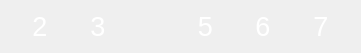
        <widget class="QWidget" name="layoutWidget_6">
         <property name="geometry">
          <rect>
           <x>122</x>
           <y>14</y>
           <width>361</width>
           <height>39</height>
          </rect>
         </property>
         <layout class="QHBoxLayout" name="blackNoteLegend2">
          <property name="spacing">
           <number>0</number>
          </property>
          <property name="sizeConstraint">
           <enum>QLayout::SetDefaultConstraint</enum>
          </property>
          <item>
           <widget class="QLabel" name="cSharpLegend2">
            <property name="font">
             <font>
              <family>Segoe UI</family>
              <pointsize>20</pointsize>
             </font>
            </property>
            <property name="styleSheet">
             <string notr="true">color: white;</string>
            </property>
            <property name="text">
             <string>2</string>
            </property>
            <property name="alignment">
             <set>Qt::AlignCenter</set>
            </property>
           </widget>
          </item>
          <item>
           <widget class="QLabel" name="dSharpLegend2">
            <property name="font">
             <font>
              <family>Segoe UI</family>
              <pointsize>20</pointsize>
             </font>
            </property>
            <property name="styleSheet">
             <string notr="true">color: white;</string>
            </property>
            <property name="text">
             <string>3</string>
            </property>
            <property name="alignment">
             <set>Qt::AlignCenter</set>
            </property>
           </widget>
          </item>
          <item>
           <spacer name="horizontalSpacer_3">
            <property name="orientation">
             <enum>Qt::Horizontal</enum>
            </property>
            <property name="sizeType">
             <enum>QSizePolicy::Fixed</enum>
            </property>
            <property name="sizeHint" stdset="0">
             <size>
              <width>50</width>
              <height>20</height>
             </size>
            </property>
           </spacer>
          </item>
          <item>
           <widget class="QLabel" name="fSharpLegend2">
            <property name="font">
             <font>
              <family>Segoe UI</family>
              <pointsize>20</pointsize>
             </font>
            </property>
            <property name="styleSheet">
             <string notr="true">color: white;</string>
            </property>
            <property name="text">
             <string>5</string>
            </property>
            <property name="alignment">
             <set>Qt::AlignCenter</set>
            </property>
           </widget>
          </item>
          <item>
           <widget class="QLabel" name="gSharpLegend2">
            <property name="font">
             <font>
              <family>Segoe UI</family>
              <pointsize>20</pointsize>
             </font>
            </property>
            <property name="styleSheet">
             <string notr="true">color: white;</string>
            </property>
            <property name="text">
             <string>6</string>
            </property>
            <property name="alignment">
             <set>Qt::AlignCenter</set>
            </property>
           </widget>
          </item>
          <item>
           <widget class="QLabel" name="aSharpLegend2">
            <property name="font">
             <font>
              <family>Segoe UI</family>
              <pointsize>20</pointsize>
             </font>
            </property>
            <property name="styleSheet">
             <string notr="true">color: white;</string>
            </property>
            <property name="text">
             <string>7</string>
            </property>
            <property name="alignment">
             <set>Qt::AlignCenter</set>
            </property>
           </widget>
          </item>
         </layout>
        </widget>
